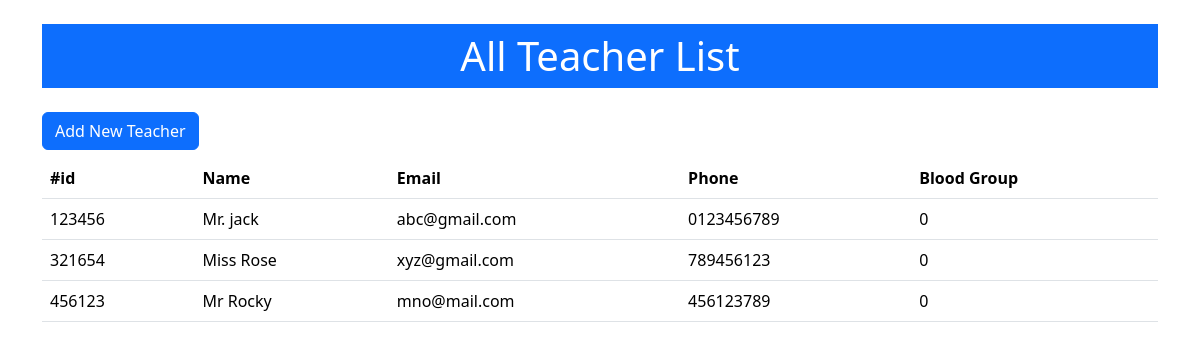
The page / on the database its author committed.
### tables this page shows
CREATE TABLE `teachers` (
  `id` int(11) NOT NULL,
  `name` varchar(100) NOT NULL,
  `phone` varchar(20) DEFAULT NULL,
  `email` varchar(100) DEFAULT NULL,
  `blood_group` int(11) DEFAULT NULL,
  `address` text DEFAULT NULL
);

### index.php (the view, shortened to what this page needs)
<?php
  $conn = mysqli_connect("localhost","root","","jsths");
  $sql = "SELECT * FROM teachers";
  $result = mysqli_query($conn, $sql) or die(mysqli_error($conn));
?>
<!doctype html>
<html lang="en">
  <head>
    <link href="https://cdn.jsdelivr.net/npm/bootstrap@5.3.3/dist/css/bootstrap.min.css" rel="stylesheet">
  </head>
  <body>
    <div class="container">
        <h1 class="text-center my-4 text-bg-primary py-2">All Teacher List</h1>
        <a href="add-teacher.php" class="btn btn-primary mb-2">Add New Teacher</a>
        <table class="table">
        <thead>
             <tr>
                <th scope="col">#id</th>
                <th scope="col">Name</th>
                <th scope="col">Email</th>
                <th scope="col">Phone</th>
                <th scope="col">Blood Group</th>
             </tr>
        </thead>
        <tbody>
            <?php
            while ($row = mysqli_fetch_array($result)) {
                echo "<tr>";
                echo "<td>{$row['id']}</td>";
                echo "<td>{$row['name']}</td>";
                echo "<td>{$row['email']}</td>";
                echo "<td>{$row['phone']}</td>";
                echo "<td>{$row['blood_group']}</td>";
                echo "</tr>";
             }
            ?>
        </tbody>
        </table>
    </div>
  </body>
</html>

### rows shown on the page
teachers: id "123456", name "Mr. jack", email "abc@gmail.com", phone "0123456789", blood_group "0"
teachers: id "321654", name "Miss Rose", email "xyz@gmail.com", phone "789456123", blood_group "0"
teachers: id "456123", name "Mr Rocky", email "mno@mail.com", phone "456123789", blood_group "0"
